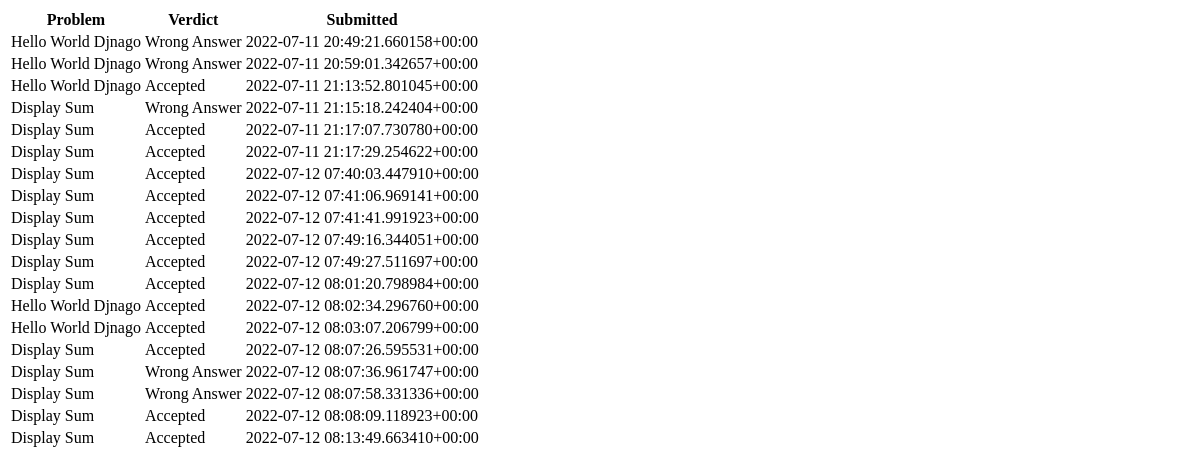
The app's page /leaderboard/, older data.
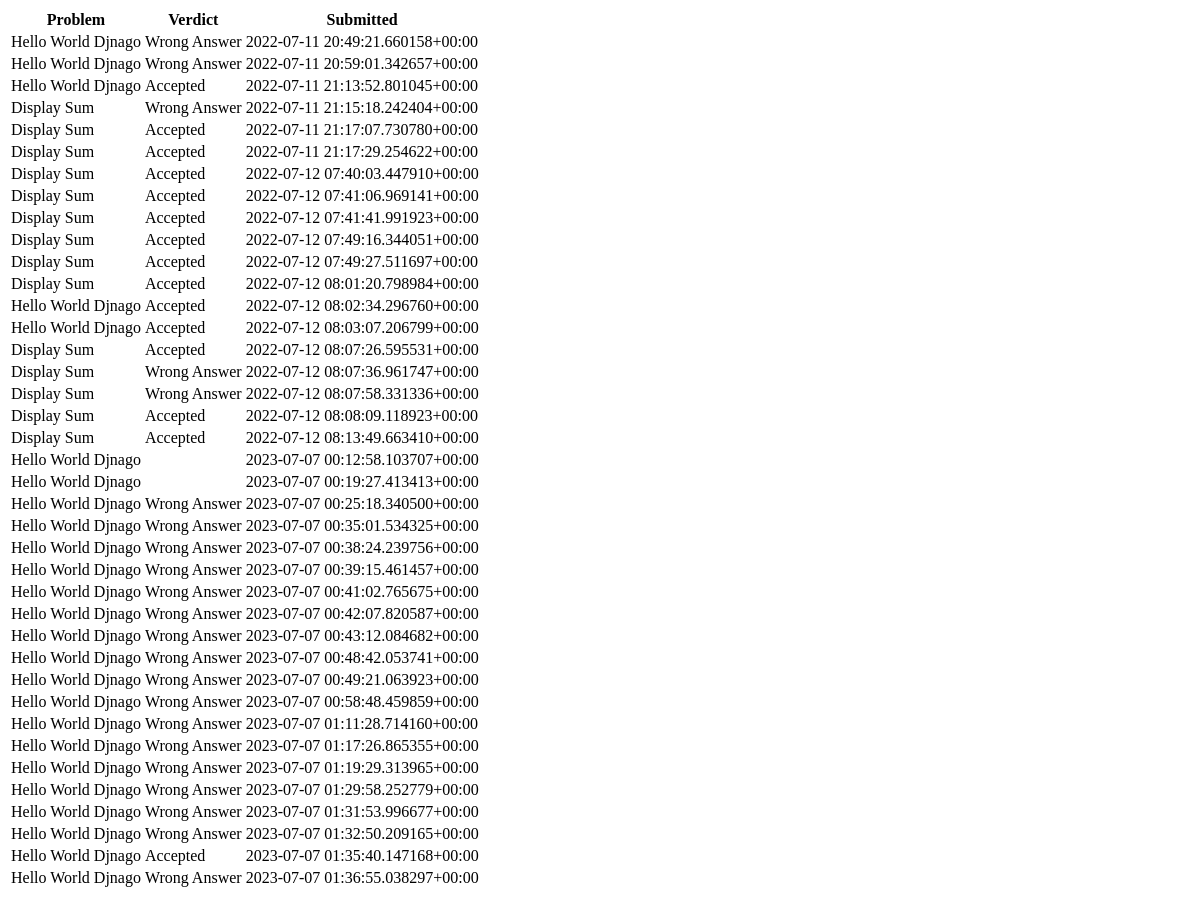
The same page, newer data.
### evaluations/models.py (models this page shows, shortened)
class Solution(models.Model):
    problem= models.ForeignKey(Problem, on_delete=models.CASCADE)
    verdict= models.CharField(max_length=50)
    submitted_at = models.CharField(max_length=50)
    submitted_code = models.CharField(max_length=255)

class Problem(models.Model):
    name=models.CharField(max_length=200)
    problem_statement=models.CharField(max_length=255)
    code=models.CharField(max_length=255)
    def __str__(self):
        return self.name

### evaluations/views.py (the view)
# urls.py: path('leaderboard/',views.leaderboard,name='leaderboard'),
def leaderboard(request):
    solutions = Solution.objects.all()
    return render(request, 'evaluations/leaderboard.html',{'solutions':solutions})

### evaluations/templates/evaluations/leaderboard.html
{%block content%}
{% if solutions %}
    <table>
        <tr>
            <th>Problem</th>
            <th>Verdict</th>
            <th>Submitted </th>
        </tr>
        {% for submission in solutions %}
        <tr>
        <td>{{submission.problem}}</td>
        <td>{{submission.verdict}}</td>
        <td>{{submission.submitted_at}}</td>
        </tr>
        {% endfor %}
    </table>
{% else %}
    <p>No submissions are available.</p>
{% endif %}
{%endblock content%}

Row changes from the older to the newer data that the page shows:
added Solution: problem "Hello World Djnago", submitted_at "2023-07-07 00:12:58.103707+00:00"
added Solution: problem "Hello World Djnago", submitted_at "2023-07-07 00:19:27.413413+00:00"
added Solution: problem "Hello World Djnago", verdict "Wrong Answer", submitted_at "2023-07-07 00:25:18.340500+00:00"
added Solution: problem "Hello World Djnago", verdict "Wrong Answer", submitted_at "2023-07-07 00:35:01.534325+00:00"
added Solution: problem "Hello World Djnago", verdict "Wrong Answer", submitted_at "2023-07-07 00:38:24.239756+00:00"
added Solution: problem "Hello World Djnago", verdict "Wrong Answer", submitted_at "2023-07-07 00:39:15.461457+00:00"
added Solution: problem "Hello World Djnago", verdict "Wrong Answer", submitted_at "2023-07-07 00:41:02.765675+00:00"
added Solution: problem "Hello World Djnago", verdict "Wrong Answer", submitted_at "2023-07-07 00:42:07.820587+00:00"
added Solution: problem "Hello World Djnago", verdict "Wrong Answer", submitted_at "2023-07-07 00:43:12.084682+00:00"
added Solution: problem "Hello World Djnago", verdict "Wrong Answer", submitted_at "2023-07-07 00:48:42.053741+00:00"
added Solution: problem "Hello World Djnago", verdict "Wrong Answer", submitted_at "2023-07-07 00:49:21.063923+00:00"
added Solution: problem "Hello World Djnago", verdict "Wrong Answer", submitted_at "2023-07-07 00:58:48.459859+00:00"
added Solution: problem "Hello World Djnago", verdict "Wrong Answer", submitted_at "2023-07-07 01:11:28.714160+00:00"
added Solution: problem "Hello World Djnago", verdict "Wrong Answer", submitted_at "2023-07-07 01:17:26.865355+00:00"
added Solution: problem "Hello World Djnago", verdict "Wrong Answer", submitted_at "2023-07-07 01:19:29.313965+00:00"
added Solution: problem "Hello World Djnago", verdict "Wrong Answer", submitted_at "2023-07-07 01:29:58.252779+00:00"
added Solution: problem "Hello World Djnago", verdict "Wrong Answer", submitted_at "2023-07-07 01:31:53.996677+00:00"
added Solution: problem "Hello World Djnago", verdict "Wrong Answer", submitted_at "2023-07-07 01:32:50.209165+00:00"
added Solution: problem "Hello World Djnago", verdict "Accepted", submitted_at "2023-07-07 01:35:40.147168+00:00"
added Solution: problem "Hello World Djnago", verdict "Wrong Answer", submitted_at "2023-07-07 01:36:55.038297+00:00"
